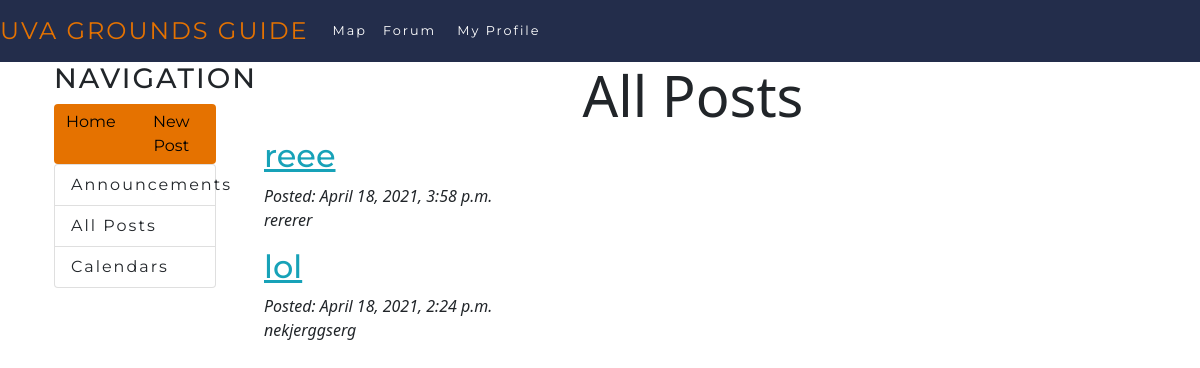
Page /forum/posts/ (signed in) on the earlier database version.
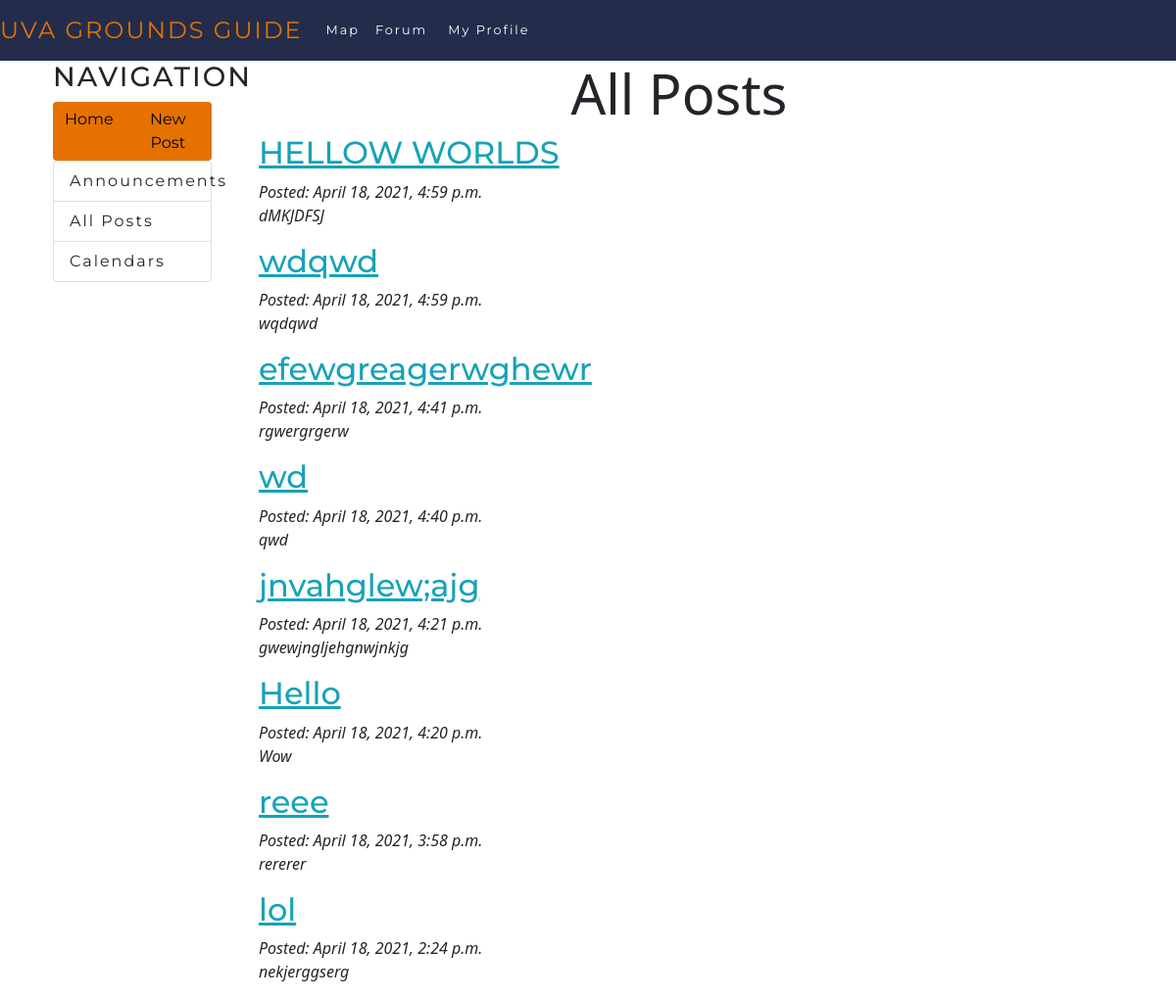
Same page on the later database version.
### forum/models.py (models this page shows, shortened)
class Post(models.Model):
    title = models.CharField(max_length=200)
    detail = models.TextField()
    pub_date = models.DateTimeField(auto_now_add=True)

### forum/views.py (the view)
# urls.py: path('posts/', views.PostView.as_view(), name='posts'),
class PostView(generic.ListView):
    model = Post
    template_name = 'forum/posts.html'
    context_object_name = 'all_posts'
    def get_queryset(self):
        return Post.objects.order_by('-pub_date')

### forum/templates/forum/posts.html
{% extends "forum/base.html" %}
{% load socialaccount %}
{% load static %}
{% block body %}
<center>
    <h1 class=display-4>All Posts</h1>
</center>
{% if all_posts %}
{% for post in all_posts %}
<div class="container">
    <h2><a href="/forum/{{ post.id }}/">{{ post.title }}</a></h2>
    <p style='font-style: italic;'>Posted: {{post.pub_date}}
        <br>{{post.detail|truncatewords:"200"}}</p>
</div>
{% endfor %}
{% else %}
    <p>No posts are available.</p>
{% endif %}
{% endblock %}

### forum/templates/forum/base.html (shortened to what this page needs)
{% extends "map/base.html" %}
{% load static %}
{% load socialaccount %}
{% block content %}
<head>
  <link rel="stylesheet" type="text/css" href="{% static 'forum/style.css' %}">
</head>
<div class="container">
  <div class="row">
      <div class="col-2">
        <div class="content-section">
          <center>
          <h3>Navigation</h3>
          <div class="btn-group">
            <a type="button" class="btn btn-primary" href="/forum/" role="button">Home</a>
            <a type="button" class="btn btn-primary" href="/forum/newpost/" role="button">New Post</a>
          </div>
          </center>
          <div class="list-group">
            <a href="#" class="list-group-item list-group-item-action">Announcements</a>
            <a href="/forum/posts" class="list-group-item list-group-item-action">All Posts</a>
            <a href="#" class="list-group-item list-group-item-action">Calendars</a>
          </div>
        </div>
      </div>
    <div class="col-10">
      {% block body %}
      {% endblock %}
    </div>
  </div>
</div>
{% endblock %}

### map/templates/map/base.html (shortened to what this page needs)
{% load static %}
<!doctype html>
<html lang="en">
  <head>
    <link href="https://cdn.jsdelivr.net/npm/bootstrap@5.0.0-beta2/dist/css/bootstrap.min.css" rel="stylesheet">
    <link rel="stylesheet" type="text/css" href="{% static 'maps/nav-style.css' %}">
  </head>
  <body>
    <nav class="navbar navbar-expand-lg navbar-custom">
      <a class="navbar-brand" href="/">UVA Grounds Guide</a>
      <div class="collapse navbar-collapse" id="navbarNavAltMarkup">
        <ul class="navbar-nav mr-auto">
          <li><a class="nav-item nav-link" href="/map/">Map</a></li>
          <li><a class="nav-item nav-link" href="/forum/">Forum</a></li>
        </ul>
        <ul class="navbar-nav ml-auto">
          <li><a class="nav-item nav-link" href="/myprofile/" style="text-align: right;">My Profile</a></li>
        </ul>
      </div>
    </nav>
    <div class="container">
      <div id="content", name="content", class="main">
          <div class="container">
              <div class="row justify-content-center">
                  {% block content %}
                  {% endblock %}
              </div>
          </div>
      </div>
    </div>
  </body>
</html>

### map/static/maps/nav-style.css (style rules this page uses)
.navbar-custom { background-color: #232D4B; }
.navbar-custom .navbar-brand, .navbar-custom .navbar-text { color: #E57200; font-family: Montserrat !important; text-transform: uppercase; font-size: 1.5rem; }
.navbar a { color: white; font-family: Montserrat !important; letter-spacing: 2px; font-size: .8rem; }
ul { height: 100%; padding: 0px 5px 0px 20px; }
a { color: #17a2b8; }
.btn { outline: none; color: black; background-color: transparent; box-shadow: 0 0 0 0; }

### forum/static/forum/style.css (style rules this page uses)
h2 { font-family: Montserrat; }
.content-section { font-family: Montserrat; }
.content-section h3 { text-transform: uppercase; letter-spacing: 2px; }
.btn-group a { background-color: #E57200; border: none; }
.list-group a { letter-spacing: 2px; }

Differences in the rows shown:
added Post: title "HELLOW WORLDS", pub_date "April 18, 2021, 4:59 p.m.", detail "dMKJDFSJ"
added Post: title "wdqwd", pub_date "April 18, 2021, 4:59 p.m.", detail "wqdqwd"
added Post: title "efewgreagerwghewr", pub_date "April 18, 2021, 4:41 p.m.", detail "rgwergrgerw"
added Post: title "wd", pub_date "April 18, 2021, 4:40 p.m.", detail "qwd"
added Post: title "jnvahglew;ajg", pub_date "April 18, 2021, 4:21 p.m.", detail "gwewjngljehgnwjnkjg"
added Post: title "Hello", pub_date "April 18, 2021, 4:20 p.m.", detail "Wow"
